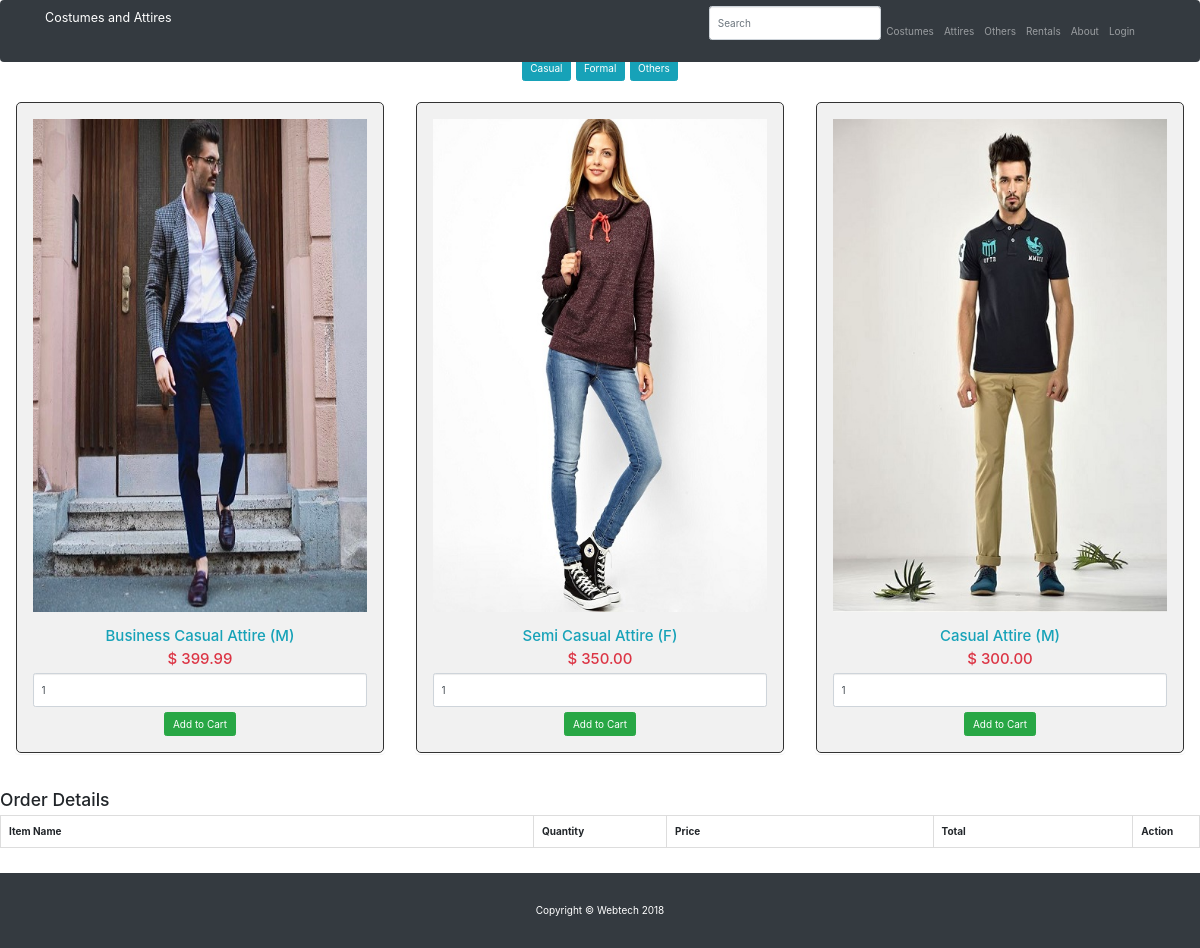
Page /attires.php on the committed database.
### tables this page shows
CREATE TABLE `casual` (
  `id` int(11) NOT NULL,
  `name` varchar(255) NOT NULL,
  `image` varchar(255) NOT NULL,
  `price` double(10,2) NOT NULL
);

### attires.php (the view, shortened to what this page needs)
<?php
$connect = mysqli_connect("localhost", "root", "", "rent");
?>
<?php include 'inc/header.php'; ?>
      <h3 align="center">
      <a href="casual.php" class="btn btn-info" role="button">Casual</a>
      <a href="formal.php" class="btn btn-info" role="button">Formal</a>
      <a href="others.php" class="btn btn-info" role="button">Others</a></h3>
      <br/>
			<?php
				$query = "SELECT * FROM casual ORDER BY id ASC";
				$result = mysqli_query($connect, $query);
				if(mysqli_num_rows($result) > 0)
				{
					while($row = mysqli_fetch_array($result))
					{
				?>
			<div class="col-md-4">
				<form method="post" action="costumes.php?action=add&id=<?php echo $row["id"]; ?>">
					<div class="panel">
					<div style="border:1px solid #333; background-color:#f1f1f1; border-radius:5px; padding:16px;" align="center">
						<img src="images/<?php echo $row["image"]; ?>" class="img-responsive" /><br />
						<h4 class="text-info"><?php echo $row["name"]; ?></h4>
						<h4 class="text-danger">$ <?php echo $row["price"]; ?></h4>
						<input type="text" name="quantity" value="1" class="form-control" />
						<input type="submit" name="add_to_cart" style="margin-top:5px;" class="btn btn-success" value="Add to Cart" />
					</div>
				</div>
				</form>
			</div>
			<?php
					}
				}
			?>
			<br />
			<h3>Order Details</h3>
			<div class="table-responsive">
				<table class="table table-bordered">
					<tr>
						<th width="40%">Item Name</th>
						<th width="10%">Quantity</th>
						<th width="20%">Price</th>
						<th width="15%">Total</th>
						<th width="5%">Action</th>
					</tr>
				</table>
			</div>
	<?php include 'inc/footer.php'; ?>

### css/heroic-features.css (style rules this page uses)
body { padding-top: 54px; }
@media (min-width: 992px) { body { padding-top: 56px; } }

### rows in the picture
casual: image (picture), name "Business Casual Attire (M)", price "399.99"
casual: image (picture), name "Semi Casual Attire (F)", price "350.00"
casual: image (picture), name "Casual Attire (M)", price "300.00"
